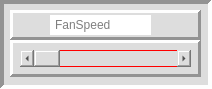
      <widget class="QFrame" name="frame_211">
       <property name="minimumSize">
        <size>
         <width>212</width>
         <height>89</height>
        </size>
       </property>
       <property name="styleSheet">
        <string notr="true">background-color: rgb(221, 221, 221);</string>
       </property>
       <property name="frameShape">
        <enum>QFrame::Panel</enum>
       </property>
       <property name="frameShadow">
        <enum>QFrame::Sunken</enum>
       </property>
       <property name="lineWidth">
        <number>4</number>
       </property>
       <property name="midLineWidth">
        <number>0</number>
       </property>
       <widget class="QFrame" name="frame_212">
        <property name="geometry">
         <rect>
          <x>10</x>
          <y>40</y>
          <width>191</width>
          <height>37</height>
         </rect>
        </property>
        <property name="styleSheet">
         <string notr="true"/>
        </property>
        <property name="frameShape">
         <enum>QFrame::Panel</enum>
        </property>
        <property name="frameShadow">
         <enum>QFrame::Raised</enum>
        </property>
        <property name="lineWidth">
         <number>3</number>
        </property>
        <widget class="QScrollBar" name="horizontalScrollBar_74">
         <property name="geometry">
          <rect>
           <x>10</x>
           <y>10</y>
           <width>171</width>
           <height>17</height>
          </rect>
         </property>
         <property name="minimumSize">
          <size>
           <width>171</width>
           <height>17</height>
          </size>
         </property>
         <property name="maximumSize">
          <size>
           <width>171</width>
           <height>17</height>
          </size>
         </property>
         <property name="styleSheet">
          <string notr="true"> border: 1px solid red</string>
         </property>
         <property name="orientation">
          <enum>Qt::Horizontal</enum>
         </property>
        </widget>
       </widget>
       <widget class="QFrame" name="frame_213">
        <property name="geometry">
         <rect>
          <x>10</x>
          <y>10</y>
          <width>191</width>
          <height>30</height>
         </rect>
        </property>
        <property name="frameShape">
         <enum>QFrame::Panel</enum>
        </property>
        <property name="frameShadow">
         <enum>QFrame::Raised</enum>
        </property>
        <property name="lineWidth">
         <number>3</number>
        </property>
        <property name="midLineWidth">
         <number>0</number>
        </property>
        <widget class="QLineEdit" name="lineEdit_74">
         <property name="geometry">
          <rect>
           <x>40</x>
           <y>5</y>
           <width>101</width>
           <height>20</height>
          </rect>
         </property>
         <property name="minimumSize">
          <size>
           <width>101</width>
           <height>20</height>
          </size>
         </property>
         <property name="maximumSize">
          <size>
           <width>101</width>
           <height>20</height>
          </size>
         </property>
         <property name="styleSheet">
          <string notr="true">QLineEdit {
 border: 3px solid wHITE;
	background-color: rgb(255, 255, 255);
}</string>
         </property>
         <property name="placeholderText">
          <string>FanSpeed</string>
         </property>
        </widget>
       </widget>
      </widget>
